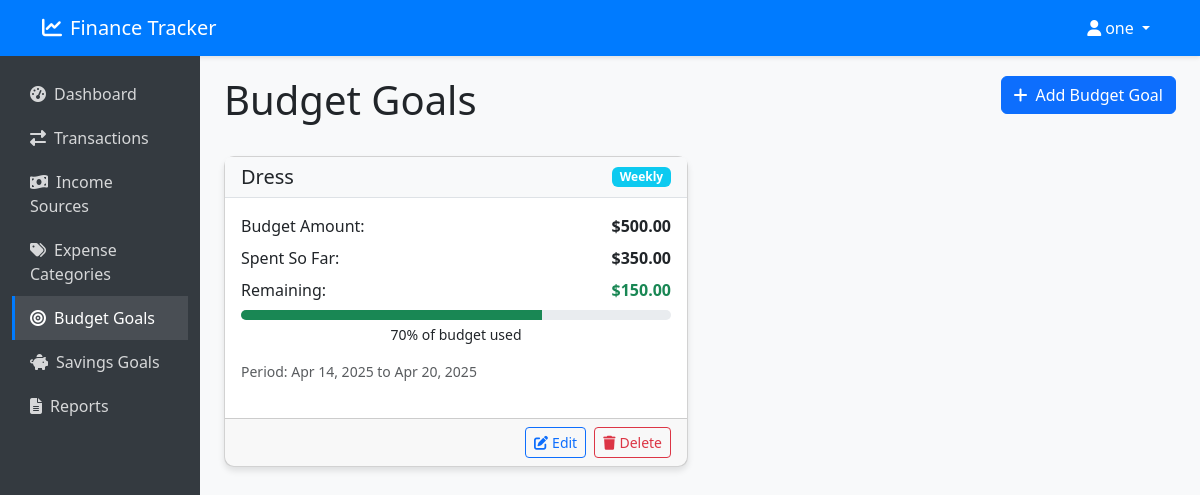
Page /dashboard/budget-goals/ (signed in) on the committed database.
### dashboard/models.py (models this page shows, shortened)
class BudgetGoal(models.Model):
    WEEKLY = 'weekly'
    MONTHLY = 'monthly'
    YEARLY = 'yearly'
    PERIOD_CHOICES = [
        (WEEKLY, 'Weekly'),
        (MONTHLY, 'Monthly'),
        (YEARLY, 'Yearly'),
    ]
    user = models.ForeignKey(User, on_delete=models.CASCADE, related_name='budget_goals')
    category = models.ForeignKey(ExpenseCategory, on_delete=models.CASCADE, related_name='budget_goals')
    amount = models.DecimalField(max_digits=10, decimal_places=2)
    period = models.CharField(max_length=10, choices=PERIOD_CHOICES, default=MONTHLY)
    start_date = models.DateField(default=timezone.now)
    end_date = models.DateField(null=True, blank=True)
    def get_progress(self):
        from transactions.models import Transaction
        today = timezone.now().date()
        if self.period == self.WEEKLY:
            start_of_period = today - datetime.timedelta(days=today.weekday())
            end_of_period = start_of_period + datetime.timedelta(days=6)
        else:  # YEARLY
            start_of_period = today.replace(month=1, day=1)
            end_of_period = today.replace(month=12, day=31)
        expenses = Transaction.objects.filter(
            user=self.user,
            expense_category=self.category,
            transaction_type='expense',
            date__gte=start_of_period,
            date__lte=end_of_period
        ).aggregate(total=models.Sum('amount'))['total'] or 0
        return {
            'spent': expenses,
            'budget': self.amount,
            'remaining': self.amount - expenses,
            'percentage': (expenses / self.amount * 100) if self.amount > 0 else 0,
            'period_start': start_of_period,
            'period_end': end_of_period
        }

### transactions/models.py (models this page shows, shortened)
class ExpenseCategory(models.Model):
    user = models.ForeignKey(User, on_delete=models.CASCADE, related_name='expense_categories')
    name = models.CharField(max_length=100)
    description = models.TextField(blank=True, null=True)
    monthly_budget = models.DecimalField(max_digits=10, decimal_places=2, default=0)

### dashboard/views.py (the view)
# urls.py: path('budget-goals/', views.budget_goal_list, name='budget_goal_list'),
@login_required
def budget_goal_list(request):
    budget_goals = BudgetGoal.objects.filter(user=request.user)
    for goal in budget_goals:
        goal.progress = goal.get_progress()
    return render(request, 'dashboard/budget_goal_list.html', {'budget_goals': budget_goals})

### templates/dashboard/budget_goal_list.html (shortened to what this page needs)
{% extends 'base.html' %}
{% block content %}
<div class="row mb-4">
    <div class="col-md-8">
        <h1>Budget Goals</h1>
    </div>
    <div class="col-md-4 text-end">
        <a href="{% url 'budget_goal_create' %}" class="btn btn-primary">
            <i class="fas fa-plus me-2"></i>Add Budget Goal
        </a>
    </div>
</div>
<div class="row">
    {% if budget_goals %}
        {% for goal in budget_goals %}
            <div class="col-lg-6 mb-4">
                <div class="card h-100">
                    <div class="card-header d-flex justify-content-between align-items-center">
                        <h5 class="mb-0">{{ goal.category.name }}</h5>
                        <span class="badge bg-info">{{ goal.get_period_display }}</span>
                    </div>
                    <div class="card-body">
                        <div class="d-flex justify-content-between align-items-center mb-2">
                            <span>Budget Amount:</span>
                            <span class="fw-bold">${{ goal.amount|floatformat:2 }}</span>
                        </div>
                        <div class="d-flex justify-content-between align-items-center mb-2">
                            <span>Spent So Far:</span>
                            <span class="fw-bold">${{ goal.progress.spent|floatformat:2 }}</span>
                        </div>
                        <div class="d-flex justify-content-between align-items-center mb-2">
                            <span>Remaining:</span>
                            <span class="fw-bold {% if goal.progress.remaining >= 0 %}text-success{% else %}text-danger{% endif %}">
                                ${{ goal.progress.remaining|floatformat:2 }}
                            </span>
                        </div>
                        <div class="mb-3">
                            <div class="progress" style="height: 10px;">
                                <div class="progress-bar {% if goal.progress.percentage > 100 %}bg-danger{% elif goal.progress.percentage > 75 %}bg-warning{% else %}bg-success{% endif %}"
                                     role="progressbar"
                                     style="width: {% if goal.progress.percentage > 100 %}100{% else %}{{ goal.progress.percentage }}{% endif %}%"
                                     aria-valuenow="{{ goal.progress.percentage }}"
                                     aria-valuemin="0"
                                     aria-valuemax="100">
                                </div>
                            </div>
                            <small class="d-block text-center mt-1">
                                {{ goal.progress.percentage|floatformat:0 }}% of budget used
                            </small>
                        </div>
                        <div class="d-flex justify-content-between align-items-center text-muted small">
                            <span>Period: {{ goal.progress.period_start|date:"M d, Y" }} to {{ goal.progress.period_end|date:"M d, Y" }}</span>
                        </div>
                    </div>
                    <div class="card-footer d-flex justify-content-end">
                        <a href="{% url 'budget_goal_edit' goal.id %}" class="btn btn-sm btn-outline-primary me-2">
                            <i class="fas fa-edit me-1"></i>Edit
                        </a>
                        <a href="{% url 'budget_goal_delete' goal.id %}" class="btn btn-sm btn-outline-danger">
                            <i class="fas fa-trash me-1"></i>Delete
                        </a>
                    </div>
                </div>
            </div>
        {% endfor %}
    {% endif %}
</div>
{% endblock %}

### templates/base.html (shortened to what this page needs)
<!DOCTYPE html>
<html lang="en">
<head>
    <link href="https://cdn.jsdelivr.net/npm/bootstrap@5.3.0/dist/css/bootstrap.min.css" rel="stylesheet">
    <link rel="stylesheet" href="https://cdnjs.cloudflare.com/ajax/libs/font-awesome/6.4.0/css/all.min.css">
</head>
<body>
    <nav class="navbar navbar-expand-lg navbar-dark">
        <div class="container">
            <a class="navbar-brand" href="{% url 'dashboard' %}">
                <i class="fas fa-chart-line me-2"></i>Finance Tracker
            </a>
            <div class="collapse navbar-collapse" id="navbarNav">
                <ul class="navbar-nav ms-auto">
                    {% if user.is_authenticated %}
                        <li class="nav-item dropdown">
                            <a class="nav-link dropdown-toggle" href="#" id="navbarDropdown" role="button" data-bs-toggle="dropdown" aria-expanded="false">
                                <i class="fas fa-user me-1"></i>{{ user.username }}
                            </a>
                        </li>
                    {% endif %}
                </ul>
            </div>
        </div>
    </nav>
    <div class="container-fluid">
        <div class="row">
            {% if user.is_authenticated %}
                <div class="col-md-3 col-lg-2 d-md-block sidebar collapse">
                    <div class="position-sticky pt-3">
                        <ul class="nav flex-column">
                            <li class="nav-item">
                                <a class="sidebar-link {% if request.path == '/dashboard/' %}active{% endif %}" href="{% url 'dashboard' %}">
                                    <i class="fas fa-tachometer-alt me-2"></i>Dashboard
                                </a>
                            </li>
                            <li class="nav-item">
                                <a class="sidebar-link {% if '/transactions/' in request.path %}active{% endif %}" href="{% url 'transaction_list' %}">
                                    <i class="fas fa-exchange-alt me-2"></i>Transactions
                                </a>
                            </li>
                            <li class="nav-item">
                                <a class="sidebar-link {% if '/income-sources/' in request.path %}active{% endif %}" href="{% url 'income_source_list' %}">
                                    <i class="fas fa-money-bill-wave me-2"></i>Income Sources
                                </a>
                            </li>
                            <li class="nav-item">
                                <a class="sidebar-link {% if '/expense-categories/' in request.path %}active{% endif %}" href="{% url 'expense_category_list' %}">
                                    <i class="fas fa-tags me-2"></i>Expense Categories
                                </a>
                            </li>
                            <li class="nav-item">
                                <a class="sidebar-link {% if '/budget-goals/' in request.path %}active{% endif %}" href="{% url 'budget_goal_list' %}">
                                    <i class="fas fa-bullseye me-2"></i>Budget Goals
                                </a>
                            </li>
                            <li class="nav-item">
                                <a class="sidebar-link {% if '/savings-goals/' in request.path %}active{% endif %}" href="{% url 'savings_goal_list' %}">
                                    <i class="fas fa-piggy-bank me-2"></i>Savings Goals
                                </a>
                            </li>
                            <li class="nav-item">
                                <a class="sidebar-link {% if '/reports/' in request.path %}active{% endif %}" href="{% url 'generate_report' %}">
                                    <i class="fas fa-file-alt me-2"></i>Reports
                                </a>
                            </li>
                        </ul>
                    </div>
                </div>
                <div class="col-md-9 ms-sm-auto col-lg-10 px-md-4 content">
            {% else %}
                <div class="col-12 content">
            {% endif %}
                {% block content %}{% endblock %}
            </div>
        </div>
    </div>
</body>
</html>

### templates/base.html (style rules this page uses)
body { background-color: #f8f9fa; color: #212529; }
.navbar { background-color: #007bff; box-shadow: 0 2px 4px rgba(0, 0, 0, 0.1); }
.navbar-brand, .navbar-nav .nav-link { color: white; }
.card { border-radius: 10px; box-shadow: 0 4px 6px rgba(0, 0, 0, 0.1); margin-bottom: 20px; }
.card-header { background-color: #f8f9fa; border-bottom: 1px solid #dee2e6; }
.sidebar { background-color: #343a40; min-height: calc(100vh - 56px); color: white; position: sticky; top: 56px; }
.sidebar-link { color: rgba(255, 255, 255, 0.8); text-decoration: none; display: block; padding: 10px 15px; border-left: 3px solid transparent; }
.sidebar-link.active { background-color: rgba(255, 255, 255, 0.1); color: white; border-left-color: #007bff; }
.content { padding: 20px; }

### rows in the picture
BudgetGoal: category.name "Dress", period "Weekly", amount "500.00", progress.spent "350.00", progress.remaining "150.00", progress.percentage "70", progress.period_start "Apr 14, 2025", progress.period_end "Apr 20, 2025"

### other values in the picture
{{ user.username }} "one"
